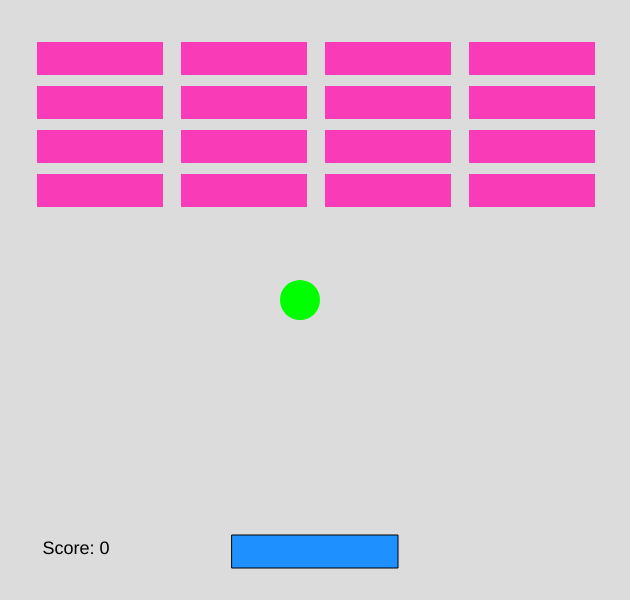
Frame 1 (no input)
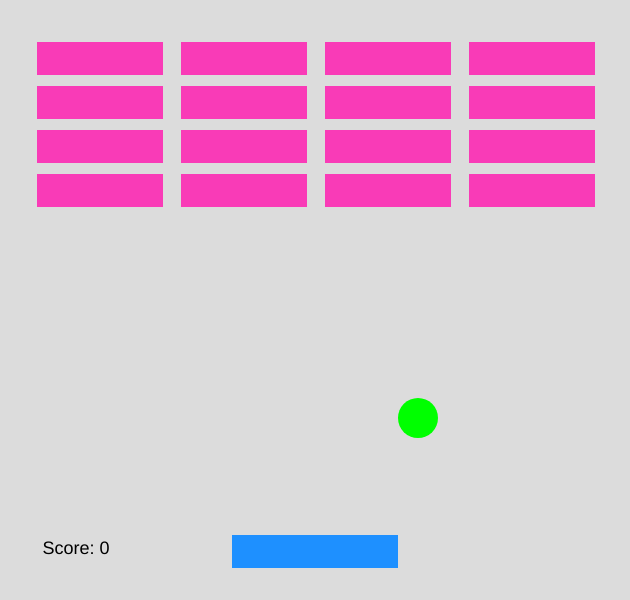
Frame 60 (no input)
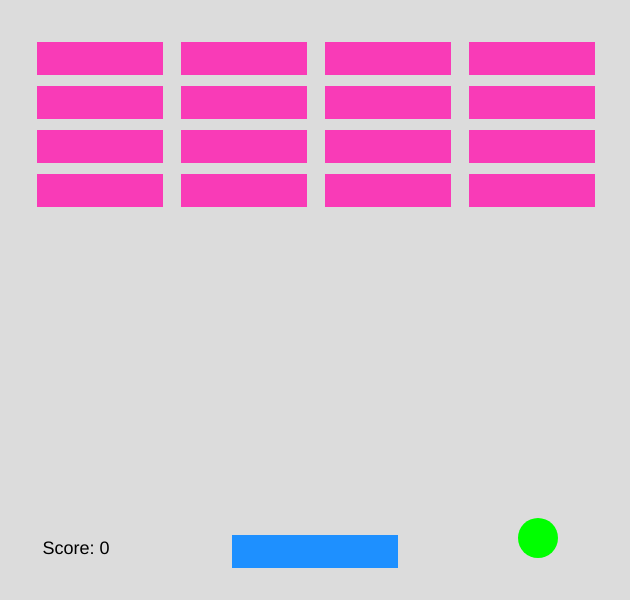
Frame 120 (the mouse pressed at the canvas centre since frame 60)

The p5.js sketch that drew these frames (run headless with seeded random() and noise() and a simulated clock; from frame 60 on, the mouse is pressed at the canvas centre):

// p5.js sketch
// ── sketch.js
//Juan Carlos Laverde - A00371894
//Samuel Ortiz - A00372452
//Camila Lerma - A00368351

let bloques = [];
let barra = new Barra(232, 535);
let bola = new Bola(300, 300);
let mover = false;
let score = 0;
let ganador = false;

function setup() {
  createCanvas(630, 600);
  for (let i = 0; i < 4; i++) {
    bloques.push(new Array(4));
  }
  for (let i = 0; i < 4; i++) {
    for (let j = 0; j < 4; j++) {
      bloques[j][i] = new Bloque((37 + (j * 144)), (42 + (i * 44)));
    }
  }

}

function draw() {
  background(220);

  barra.paint();
  bola.paint();
  bola.bounce();
  validateTouch();
  Eliminate();
  restPoints();
  
  if (mover) {
    barra.keyMove();
  }
  for (let i = 0; i < 4; i++) {
    for (let j = 0; j < 4; j++) {
      bloques[j][i].paint();
    }
  }

  //Puntos jugador
  textSize(18);
  textAlign(CENTER);
  fill(0);
  text('Score: ' + score, 76, 554);

  }


function keyPressed() {
  mover = true;
}
// comentario
function keyReleased() {
  mover = false;
}

function validateTouch() {

  //Zona de contacto entre bola y barra principal
  if (bola.getY() + 15 >= barra.getY() - 1 && bola.getY() + 15 <= barra.getY() + 4 &&
    bola.getX() >= barra.getX() && bola.getX() <= barra.getX() + 166) {
    bola.setVelocidadX(bola.getVelocidadX() * 1);
    bola.setVelocidadY(bola.getVelocidadY() * -1);
  }

}

function Eliminate() {
  for (let i = 0; i < 4; i++) {
    for (let j = 0; j < 4; j++) {
      if (bola.getX() > bloques[j][i].getX() && bola.getX() < bloques[j][i].getX() + 126 &&
        bola.getY() > bloques[j][i].getY() && bola.getY() < bloques[j][i].getY() + 33 && bloques[j][i].getActive()) {
        // if (dist(bloques[j][i].getX()+126/2, bloques[j][i].getY()+33/2, bola.getX(), bola.getY()) < 20) {
        bloques[j][i].setActive(false);
        bola.setVelocidadX(bola.getVelocidadX() * 1);
        bola.setVelocidadY(bola.getVelocidadY() * -1);
        points();

      }

    }
  }
}

function points() {
  score = score + 1
}

function restPoints() {
  if (bola.getY() === 580) {
    score = score - 1;
  }
}


// ── Barra.js
class Barra{
    constructor(x,y){
        this.x = x;
        this.y = y;
        this.w = 166;
        this.h = 33;
    }

    paint() {
        fill(30, 144, 255);
        rect(this.x, this.y, this.w, this.h);
    }

    keyMove() { //Para mover la barra derecha con el teclado

        //Limites
        if (this.x > 464) {
            this.x = 464;
        }

        if (this.x < 0) {
            this.x = 0;
        }

        //Movimiento
        if (keyCode === LEFT_ARROW) {
            this.x -= 5;
        } else if (keyCode === RIGHT_ARROW) {
            this.x += 5;
        }
    }

    getX() {
        return this.x;
    }

    getY() {
        return this.y;
    }


}
// ── Bloque.js
class Bloque {
    constructor(x, y) {
        this.x = x;
        this.y = y;
        this.w = 126;
        this.h = 33; 
        this.r = 249;
        this.g = 59;
        this.b = 183;
        this.active = true;
    }

    paint() {

        if(this.active){
            fill(this.r,this.g,this.b);
            noStroke();
            rect(this.x, this.y, this.w, this.h);
        }
       
    }

    getX() {
        return this.x;
    }

    getY() {
        return this.y;
    }

    getActive(){
        return this.active;
    }

    setActive(active){
        this.active = active;
    }

    setColor(r,g,b){
        this.r =r;
        this.g=g;
        this.b=b;
    }

}
// ── Bola.js
class Bola {
    constructor(x, y) {
        this.x = x;
        this.y = y;
        this.diametro = 40;
        this.velocidadX = 2;
        this.velocidadY = 2;
    }

    paint() {
        noStroke();
        fill(0, 255, 0);
        ellipse(this.x, this.y, this.diametro, this.diametro);
    }

    bounce() { //Movimiento de la bola
        this.x = this.x + this.velocidadX;
        this.y = this.y + this.velocidadY;

        // Limites
        if (this.x > 630 || this.x < 0) {
            this.velocidadX = this.velocidadX * -1;
        }
        if (this.y > 600 || this.y < 0) {
            this.velocidadY = this.velocidadY * -1;
        }
    }

    getX() {
        return this.x;
    }

    getY() {
        return this.y;
    }

    getVelocidadX() {
        return this.velocidadX;
    }

    getVelocidadY() {
        return this.velocidadY;
    }

    setVelocidadX(velX) {
        this.velocidadX = velX;
    }

    setVelocidadY(velY) {
        this.velocidadY = velY;
    }
}
